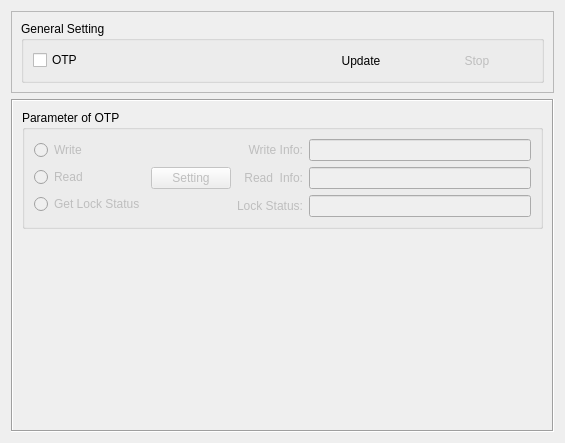
<?xml version="1.0" encoding="UTF-8"?>
<ui version="4.0">
 <class>ParameterWidget</class>
 <widget class="QWidget" name="ParameterWidget">
  <property name="geometry">
   <rect>
    <x>0</x>
    <y>0</y>
    <width>565</width>
    <height>443</height>
   </rect>
  </property>
  <property name="windowTitle">
   <string>Form</string>
  </property>
  <layout class="QGridLayout" name="gridLayout_4">
   <item row="0" column="0">
    <widget class="QFrame" name="frame">
     <property name="frameShape">
      <enum>QFrame::StyledPanel</enum>
     </property>
     <property name="frameShadow">
      <enum>QFrame::Raised</enum>
     </property>
     <layout class="QGridLayout" name="gridLayout">
      <item row="0" column="0">
       <widget class="QGroupBox" name="groupBox_3">
        <property name="title">
         <string>General Setting</string>
        </property>
        <layout class="QGridLayout" name="gridLayout_3">
         <item row="0" column="0">
          <layout class="QHBoxLayout" name="horizontalLayout">
           <item>
            <widget class="QCheckBox" name="OTP">
             <property name="text">
              <string>OTP</string>
             </property>
             <property name="autoExclusive">
              <bool>false</bool>
             </property>
            </widget>
           </item>
           <item>
            <spacer name="horizontalSpacer">
             <property name="orientation">
              <enum>Qt::Horizontal</enum>
             </property>
             <property name="sizeHint" stdset="0">
              <size>
               <width>40</width>
               <height>20</height>
              </size>
             </property>
            </spacer>
           </item>
           <item>
            <widget class="QToolButton" name="UPDATE">
             <property name="minimumSize">
              <size>
               <width>110</width>
               <height>0</height>
              </size>
             </property>
             <property name="maximumSize">
              <size>
               <width>110</width>
               <height>16777215</height>
              </size>
             </property>
             <property name="toolTip">
              <string>Ctrl + U</string>
             </property>
             <property name="text">
              <string>Update</string>
             </property>
             <property name="icon">
              <iconset resource="../../icon.qrc">
               <normaloff>:/images/update.png</normaloff>:/images/update.png</iconset>
             </property>
             <property name="iconSize">
              <size>
               <width>24</width>
               <height>24</height>
              </size>
             </property>
             <property name="toolButtonStyle">
              <enum>Qt::ToolButtonTextUnderIcon</enum>
             </property>
             <property name="autoRaise">
              <bool>true</bool>
             </property>
            </widget>
           </item>
           <item>
            <widget class="QToolButton" name="STOP">
             <property name="enabled">
              <bool>false</bool>
             </property>
             <property name="minimumSize">
              <size>
               <width>110</width>
               <height>0</height>
              </size>
             </property>
             <property name="maximumSize">
              <size>
               <width>110</width>
               <height>16777215</height>
              </size>
             </property>
             <property name="toolTip">
              <string>F10</string>
             </property>
             <property name="text">
              <string>Stop</string>
             </property>
             <property name="icon">
              <iconset resource="../../icon.qrc">
               <normaloff>:/images/stop.png</normaloff>:/images/stop.png</iconset>
             </property>
             <property name="iconSize">
              <size>
               <width>24</width>
               <height>24</height>
              </size>
             </property>
             <property name="toolButtonStyle">
              <enum>Qt::ToolButtonTextUnderIcon</enum>
             </property>
             <property name="autoRaise">
              <bool>true</bool>
             </property>
            </widget>
           </item>
          </layout>
         </item>
        </layout>
       </widget>
      </item>
     </layout>
    </widget>
   </item>
   <item row="1" column="0">
    <widget class="QFrame" name="frame_OTP">
     <property name="frameShape">
      <enum>QFrame::Box</enum>
     </property>
     <property name="frameShadow">
      <enum>QFrame::Sunken</enum>
     </property>
     <layout class="QGridLayout" name="gridLayout_2">
      <item row="0" column="0">
       <widget class="QGroupBox" name="gb_OTP_para">
        <property name="title">
         <string>Parameter of OTP</string>
        </property>
        <layout class="QHBoxLayout" name="horizontalLayout_3">
         <item>
          <layout class="QHBoxLayout" name="horizontalLayout_2">
           <item>
            <layout class="QVBoxLayout" name="verticalLayout">
             <item>
              <widget class="QRadioButton" name="OTP_Write">
               <property name="enabled">
                <bool>false</bool>
               </property>
               <property name="text">
                <string>Write</string>
               </property>
              </widget>
             </item>
             <item>
              <widget class="QRadioButton" name="OTP_Read">
               <property name="enabled">
                <bool>false</bool>
               </property>
               <property name="text">
                <string>Read</string>
               </property>
               <property name="checked">
                <bool>false</bool>
               </property>
              </widget>
             </item>
             <item>
              <widget class="QRadioButton" name="OTP_GetLockStatus">
               <property name="enabled">
                <bool>false</bool>
               </property>
               <property name="text">
                <string>Get Lock Status</string>
               </property>
               <property name="checkable">
                <bool>true</bool>
               </property>
               <property name="checked">
                <bool>false</bool>
               </property>
              </widget>
             </item>
            </layout>
           </item>
           <item>
            <widget class="QPushButton" name="OTPSettingBtn">
             <property name="enabled">
              <bool>false</bool>
             </property>
             <property name="text">
              <string>Setting</string>
             </property>
             <property name="icon">
              <iconset resource="../../icon.qrc">
               <normaloff>:/images/setting.png</normaloff>:/images/setting.png</iconset>
             </property>
             <property name="iconSize">
              <size>
               <width>20</width>
               <height>20</height>
              </size>
             </property>
            </widget>
           </item>
           <item>
            <layout class="QVBoxLayout" name="verticalLayout_2">
             <item>
              <widget class="QLabel" name="OTP_WriteInfoLabel">
               <property name="enabled">
                <bool>false</bool>
               </property>
               <property name="text">
                <string>Write Info:</string>
               </property>
               <property name="alignment">
                <set>Qt::AlignRight|Qt::AlignTrailing|Qt::AlignVCenter</set>
               </property>
              </widget>
             </item>
             <item>
              <widget class="QLabel" name="OTP_ReadInfoLabel">
               <property name="enabled">
                <bool>false</bool>
               </property>
               <property name="text">
                <string>Read  Info:</string>
               </property>
               <property name="alignment">
                <set>Qt::AlignRight|Qt::AlignTrailing|Qt::AlignVCenter</set>
               </property>
              </widget>
             </item>
             <item>
              <widget class="QLabel" name="OTP_LockStatusLabel">
               <property name="enabled">
                <bool>false</bool>
               </property>
               <property name="text">
                <string>Lock Status:</string>
               </property>
               <property name="alignment">
                <set>Qt::AlignRight|Qt::AlignTrailing|Qt::AlignVCenter</set>
               </property>
              </widget>
             </item>
            </layout>
           </item>
           <item>
            <layout class="QVBoxLayout" name="verticalLayout_3">
             <item>
              <widget class="QLineEdit" name="OTP_WriteInfoEdit">
               <property name="enabled">
                <bool>false</bool>
               </property>
               <property name="readOnly">
                <bool>true</bool>
               </property>
              </widget>
             </item>
             <item>
              <widget class="QLineEdit" name="OTPReadInfoEdit">
               <property name="enabled">
                <bool>false</bool>
               </property>
               <property name="autoFillBackground">
                <bool>false</bool>
               </property>
               <property name="readOnly">
                <bool>true</bool>
               </property>
              </widget>
             </item>
             <item>
              <widget class="QLineEdit" name="OTP_LockStatusInfo">
               <property name="enabled">
                <bool>false</bool>
               </property>
               <property name="autoFillBackground">
                <bool>false</bool>
               </property>
               <property name="readOnly">
                <bool>true</bool>
               </property>
              </widget>
             </item>
            </layout>
           </item>
          </layout>
         </item>
        </layout>
       </widget>
      </item>
      <item row="1" column="0">
       <spacer name="verticalSpacer">
        <property name="orientation">
         <enum>Qt::Vertical</enum>
        </property>
        <property name="sizeHint" stdset="0">
         <size>
          <width>20</width>
          <height>40</height>
         </size>
        </property>
       </spacer>
      </item>
     </layout>
    </widget>
   </item>
  </layout>
 </widget>
 <resources>
  <include location="../../icon.qrc"/>
 </resources>
 <connections/>
</ui>
